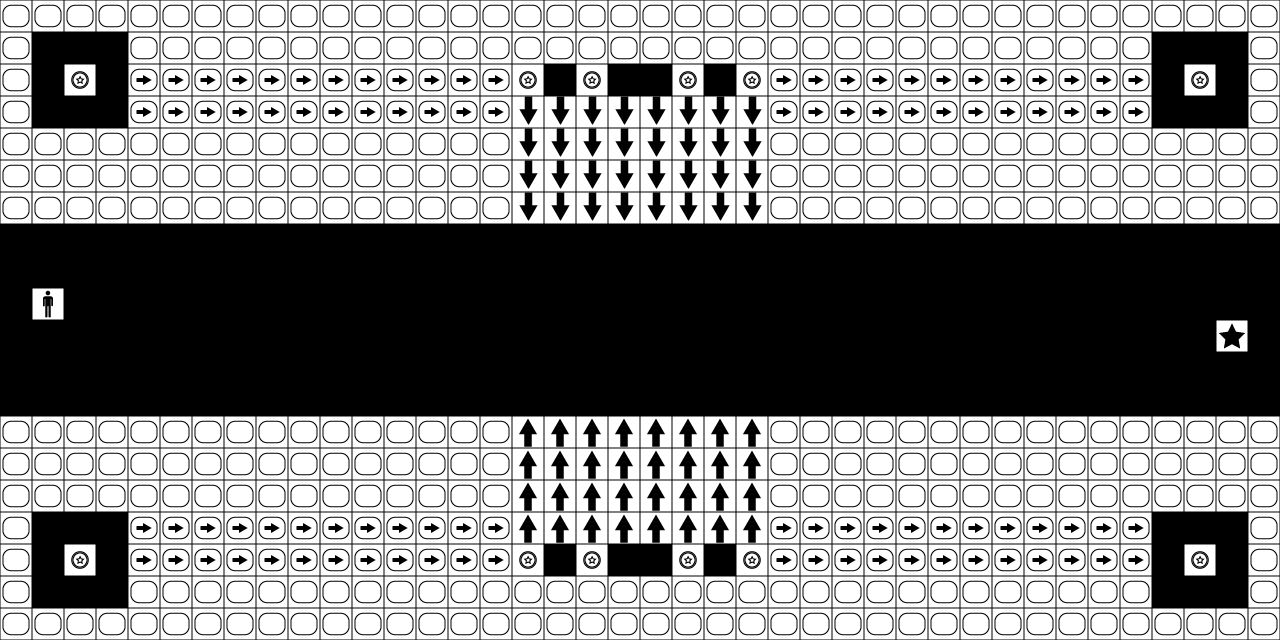

A level layout from a 2D game, rendered from its tile map. Below: a short description, then the map file with its tile-grid data intact:
An orthogonal 40x20 tile map with 32x32 px tiles, 1 tile layer (Camada de Tiles 1).

<map version="1.0" tiledversion="1.0.3" orientation="orthogonal" renderorder="right-down" width="40" height="20" tilewidth="32" tileheight="32" nextobjectid="1">
 <tileset firstgid="1" source="TilesLegenda.tsx" />
 <layer name="Camada de Tiles 1" width="40" height="20">
  <data encoding="csv">
6,6,6,6,6,6,6,6,6,6,6,6,6,6,6,6,6,6,6,6,6,6,6,6,6,6,6,6,6,6,6,6,6,6,6,6,6,6,6,6,
6,0,0,0,6,6,6,6,6,6,6,6,6,6,6,6,6,6,6,6,6,6,6,6,6,6,6,6,6,6,6,6,6,6,6,6,0,0,0,6,
6,0,5,0,10,10,10,10,10,10,10,10,10,10,10,10,5,0,5,0,0,5,0,5,10,10,10,10,10,10,10,10,10,10,10,10,0,5,0,6,
6,0,0,0,10,10,10,10,10,10,10,10,10,10,10,10,8,8,8,8,8,8,8,8,10,10,10,10,10,10,10,10,10,10,10,10,0,0,0,6,
6,6,6,6,6,6,6,6,6,6,6,6,6,6,6,6,8,8,8,8,8,8,8,8,6,6,6,6,6,6,6,6,6,6,6,6,6,6,6,6,
6,6,6,6,6,6,6,6,6,6,6,6,6,6,6,6,8,8,8,8,8,8,8,8,6,6,6,6,6,6,6,6,6,6,6,6,6,6,6,6,
6,6,6,6,6,6,6,6,6,6,6,6,6,6,6,6,8,8,8,8,8,8,8,8,6,6,6,6,6,6,6,6,6,6,6,6,6,6,6,6,
0,0,0,0,0,0,0,0,0,0,0,0,0,0,0,0,0,0,0,0,0,0,0,0,0,0,0,0,0,0,0,0,0,0,0,0,0,0,0,0,
0,0,0,0,0,0,0,0,0,0,0,0,0,0,0,0,0,0,0,0,0,0,0,0,0,0,0,0,0,0,0,0,0,0,0,0,0,0,0,0,
0,3,0,0,0,0,0,0,0,0,0,0,0,0,0,0,0,0,0,0,0,0,0,0,0,0,0,0,0,0,0,0,0,0,0,0,0,0,0,0,
0,0,0,0,0,0,0,0,0,0,0,0,0,0,0,0,0,0,0,0,0,0,0,0,0,0,0,0,0,0,0,0,0,0,0,0,0,0,9,0,
0,0,0,0,0,0,0,0,0,0,0,0,0,0,0,0,0,0,0,0,0,0,0,0,0,0,0,0,0,0,0,0,0,0,0,0,0,0,0,0,
0,0,0,0,0,0,0,0,0,0,0,0,0,0,0,0,0,0,0,0,0,0,0,0,0,0,0,0,0,0,0,0,0,0,0,0,0,0,0,0,
6,6,6,6,6,6,6,6,6,6,6,6,6,6,6,6,7,7,7,7,7,7,7,7,6,6,6,6,6,6,6,6,6,6,6,6,6,6,6,6,
6,6,6,6,6,6,6,6,6,6,6,6,6,6,6,6,7,7,7,7,7,7,7,7,6,6,6,6,6,6,6,6,6,6,6,6,6,6,6,6,
6,6,6,6,6,6,6,6,6,6,6,6,6,6,6,6,7,7,7,7,7,7,7,7,6,6,6,6,6,6,6,6,6,6,6,6,6,6,6,6,
6,0,0,0,10,10,10,10,10,10,10,10,10,10,10,10,7,7,7,7,7,7,7,7,10,10,10,10,10,10,10,10,10,10,10,10,0,0,0,6,
6,0,5,0,10,10,10,10,10,10,10,10,10,10,10,10,5,0,5,0,0,5,0,5,10,10,10,10,10,10,10,10,10,10,10,10,0,5,0,6,
6,0,0,0,6,6,6,6,6,6,6,6,6,6,6,6,6,6,6,6,6,6,6,6,6,6,6,6,6,6,6,6,6,6,6,6,0,0,0,6,
6,6,6,6,6,6,6,6,6,6,6,6,6,6,6,6,6,6,6,6,6,6,6,6,6,6,6,6,6,6,6,6,6,6,6,6,6,6,6,6
</data>
 </layer>
</map>
